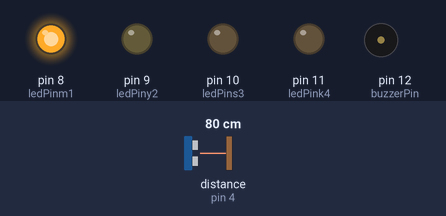
Bench run of a sketch on a simulated Arduino Uno, built with avr-gcc and run on an emulated ATmega328P. Parts: output pins drawn as LEDs (lit = HIGH), buzzer (waves = sounding, pin HIGH). Wiring (inferred from the names in the program): ultrasonic range finder: trigger pin 3; echo pin 4. Dashed ring = blinking. The test bench sets the inputs (shaded band); at power-on: distance to the obstacle (sensor on pin 4) 80 cm. The echo pulse lasts 58.3 µs per cm; pins used as bus, display or sensor lines are not drawn.

Above: at 1.2 s.
1.3 s: distance to the obstacle (sensor on pin 4) set to 45 cm
2.8 s: distance to the obstacle (sensor on pin 4) set to 38 cm
At 2.9 s:
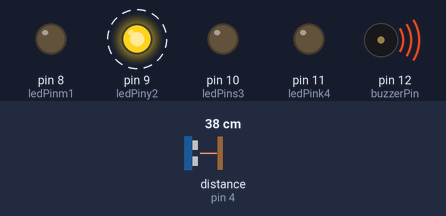
5.8 s: distance to the obstacle (sensor on pin 4) set to 29 cm
At 6.11 s:
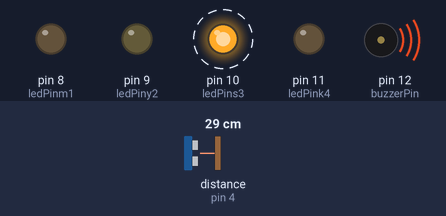
8.8 s: distance to the obstacle (sensor on pin 4) set to 23 cm
11.8 s: distance to the obstacle (sensor on pin 4) set to 19 cm
At 12.14 s:
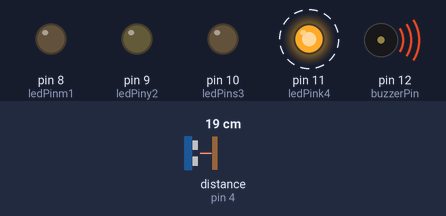
14.8 s: distance to the obstacle (sensor on pin 4) set to 2 cm
At 16.1 s:
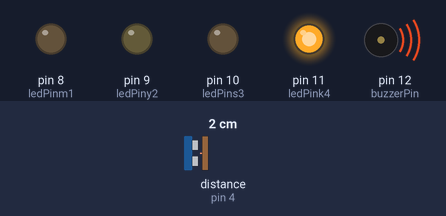
Timing chart, 0 to 17.3 s (numbered marks = the images above; inputs shaded):
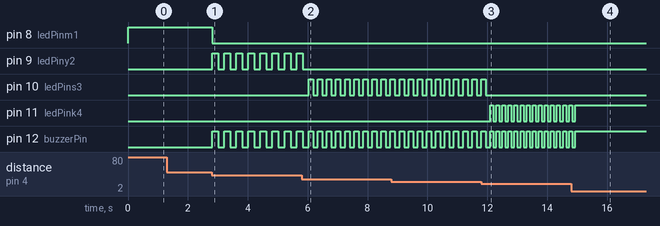

The sketch:

led.ino
```cpp
int trigPin = 3;
int echoPin = 4;
int ledPinm1 = 8;
int ledPiny2 = 9;
int ledPins3 = 10;
int ledPink4 = 11;
int buzzerPin = 12;

long sure;
long mesafe;

void setup()
{
  pinMode(trigPin, OUTPUT);
  pinMode(echoPin, INPUT);
  pinMode(ledPinm1, OUTPUT);
  pinMode(ledPiny2, OUTPUT);
  pinMode(ledPins3, OUTPUT);
  pinMode(ledPink4, OUTPUT);
  pinMode(buzzerPin, OUTPUT);
}

void loop()
{
  digitalWrite(trigPin, HIGH);
  delayMicroseconds(1000);
  digitalWrite(trigPin, LOW);

  sure = pulseIn(echoPin, HIGH);
  mesafe = (sure/2)/29.1;

  if(mesafe <= 10)
  {
    digitalWrite(ledPinm1, LOW);
    digitalWrite(ledPiny2, LOW);
    digitalWrite(ledPins3, LOW);
    digitalWrite(ledPink4, HIGH);
    digitalWrite(buzzerPin, HIGH);
  }
  else if(mesafe <= 20)
  {
    digitalWrite(ledPinm1, LOW);
    digitalWrite(ledPiny2, LOW);
    digitalWrite(ledPins3, LOW );
    digitalWrite(ledPink4, HIGH);
    digitalWrite(buzzerPin, HIGH);
    delay(100);
    digitalWrite(ledPink4, LOW);
    digitalWrite(buzzerPin, LOW);
    delay(100);
  }
  else if(mesafe <= 30)
  {
    digitalWrite(ledPinm1, LOW);
    digitalWrite(ledPiny2, LOW);
    digitalWrite(ledPins3, HIGH);
    digitalWrite(ledPink4, LOW);
    digitalWrite(buzzerPin, HIGH);
    delay(150);
    digitalWrite(ledPins3, LOW);
    digitalWrite(buzzerPin, LOW);
    delay(150);
  }
  else if(mesafe <= 40)
  {
    digitalWrite(ledPinm1, LOW);
    digitalWrite(ledPiny2, HIGH);
    digitalWrite(ledPins3, LOW);
    digitalWrite(ledPink4, LOW);
    digitalWrite(buzzerPin, HIGH);
    delay(200);
    digitalWrite(ledPiny2, LOW);
    digitalWrite(buzzerPin, LOW);
    delay(200);
  }
  else
  {
    digitalWrite(ledPinm1, HIGH);
    digitalWrite(ledPiny2, LOW);
    digitalWrite(ledPins3, LOW);
    digitalWrite(ledPink4, LOW);
    digitalWrite(buzzerPin, LOW);
  }

}
```

Measured:
- the behaviour switches between 42 and 41 cm on distance to the obstacle (sensor on pin 4) (found by bisection; images 0 and 1)
- the behaviour switches between 32 and 31 cm on distance to the obstacle (sensor on pin 4) (found by bisection; images 1 and 2)
- the behaviour switches between 22 and 21 cm on distance to the obstacle (sensor on pin 4) (found by bisection; images 2 and 3)
- after the input at 1.3 s, every drawn part: stays the same
- after the input at 2.8 s, pin 8 (ledPinm1): HIGH → LOW at once; pin 9 (ledPiny2), pin 12 (buzzerPin): alternates HIGH for 0.20 s and LOW for 0.20 s, starting at once
- after the input at 5.8 s, pin 9 (ledPiny2): goes on until 5.8 s, then stays LOW; pin 10 (ledPins3): alternates HIGH for 0.15 s and LOW for 0.15 s, starting after 0.24 s
- after the input at 11.8 s, pin 10 (ledPins3): goes on until 11.9 s, then stays LOW; pin 11 (ledPink4): alternates HIGH for 0.10 s and LOW for 0.10 s, starting after 0.30 s; pin 12 (buzzerPin): alternates HIGH for 0.10 s and LOW for 0.10 s, starting after 0.40 s
- after the input at 14.8 s, pin 11 (ledPink4), pin 12 (buzzerPin): goes on until 14.9 s, then stays HIGH
